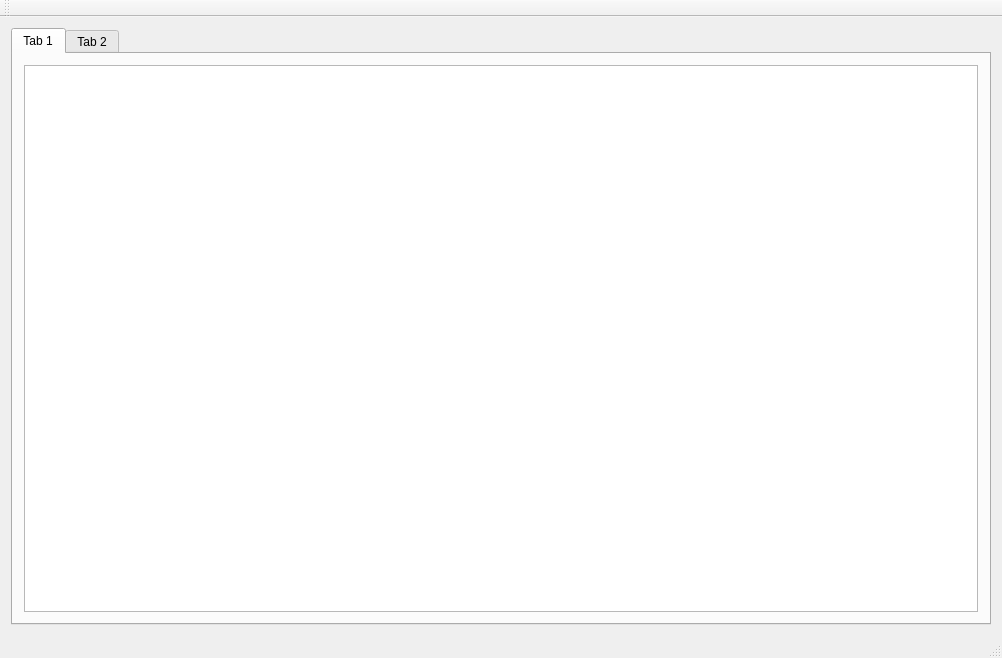
<?xml version="1.0" encoding="UTF-8"?>
<ui version="4.0">
 <class>MainWindow</class>
 <widget class="QMainWindow" name="MainWindow">
  <property name="geometry">
   <rect>
    <x>0</x>
    <y>0</y>
    <width>1002</width>
    <height>658</height>
   </rect>
  </property>
  <property name="windowTitle">
   <string>MainWindow</string>
  </property>
  <widget class="QWidget" name="centralWidget">
   <layout class="QGridLayout" name="gridLayout_2">
    <item row="0" column="0">
     <widget class="QTabWidget" name="tabWidget">
      <widget class="QWidget" name="tab">
       <attribute name="title">
        <string>Tab 1</string>
       </attribute>
       <layout class="QGridLayout" name="gridLayout">
        <item row="0" column="0">
         <widget class="QTableWidget" name="tableWidget"/>
        </item>
       </layout>
      </widget>
      <widget class="QWidget" name="tab_2">
       <attribute name="title">
        <string>Tab 2</string>
       </attribute>
      </widget>
     </widget>
    </item>
   </layout>
  </widget>
  <widget class="QMenuBar" name="menuBar">
   <property name="geometry">
    <rect>
     <x>0</x>
     <y>0</y>
     <width>1002</width>
     <height>25</height>
    </rect>
   </property>
  </widget>
  <widget class="QToolBar" name="mainToolBar">
   <attribute name="toolBarArea">
    <enum>TopToolBarArea</enum>
   </attribute>
   <attribute name="toolBarBreak">
    <bool>false</bool>
   </attribute>
  </widget>
  <widget class="QStatusBar" name="statusBar"/>
 </widget>
 <layoutdefault spacing="6" margin="11"/>
 <resources/>
 <connections/>
</ui>
